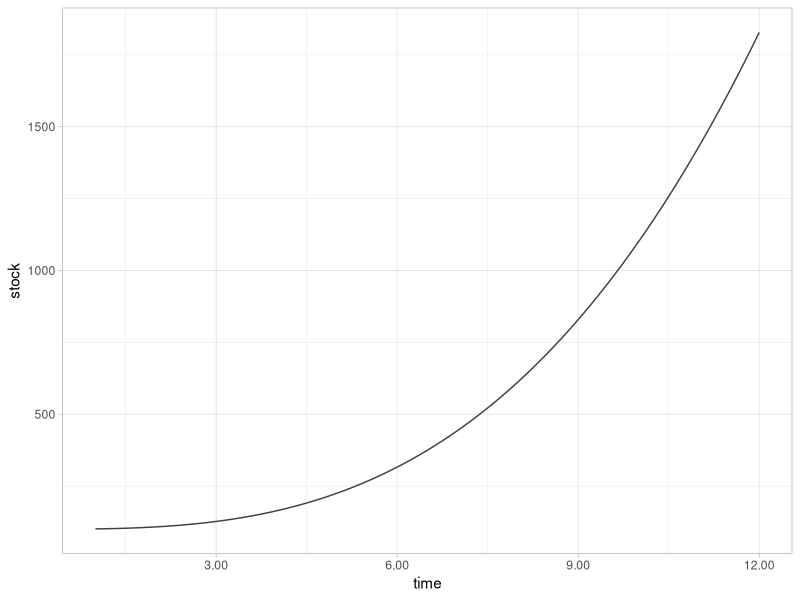

Reproduce this figure in R. (Note: this script raises an error after producing the figure.)
## ---- chunk 1
knitr::opts_chunk$set(echo = TRUE)
library(knitr)
library(deSolve)
library(tidyverse)
library(lubridate)
## ---- chunk 2

tibble(time = seq(1,12,0.1),
       stock = time^3 + 100) %>% 
  ggplot(aes(x = time, y = stock)) +
  geom_line(color = "grey25") +
  theme_light() +
  scale_x_continuous(breaks = c(3, 6, 9, 12), labels = function(x) str_glue("{x}.00"))

## ---- chunk 3
knitr::include_graphics(here::here("sd_model_examples", "images/first-order-deer-pop.jpg"))
## ---- chunk 4
knitr::include_graphics(here::here("sd_model_examples", "images/first-order-interest-rate.jpg"))
## ---- chunk 5
knitr::include_graphics(here::here("sd_model_examples", "images/first-order-knowledge.jpg"))
## ---- chunk 6
knitr::include_graphics(here::here("sd_model_examples", "images/first-order-positive-generic.jpg"))
## ---- chunk 7
# define sim time
start <- 0      
finish <- 50   
step <- 0.25   

sim_time <- seq(from = start,
               to = finish,
               by = step)

## ---- chunk 8

# stocks
stocks <- c(stock = 10)                   # unit
# parameters
params <- c(compounding_fraction = 0.05)  # (unit/unit)/time

## ---- chunk 9

# define a function with the appropriate parameters. Include an index for the 
# simulation. This will be helpful later when we want to compare the results of 
# different simulations with different parameters and initial values.
system_model <- function(time,
                         stocks,
                         params,
                         sim = 1){
  
  # concatenate model inputs and store as list
  model_inputs <- c(stocks, params) %>% 
    as.list()
  
  # create data environment so variable names can be accessed for ease of constructing the model
  with(model_inputs,{
    
    # define flow
    flow <- compounding_fraction * stock         # people/year
    
    # stock differential to integrate
    ds_dt <- flow
    
    # results... when we solve this ODE below,
    return(list(c(ds_dt),
                change_in_stock = flow,
                sim = sim))
    
  })
}

## ---- chunk 10

# specify values for the argements in the ode solver. We use Euler's method for integration,
# which is appropriate for simple exponential growth.
sim_data <- ode(times = sim_time, 
                y = stocks, 
                parms = params, 
                func = system_model,
                method = "euler") %>%
  # keep things tidy as a tibble
  as_tibble()

# check results
glimpse(sim_data)




## ---- chunk 11

# Pivot to long format and alter variable types
d <- sim_data %>%
  relocate(sim, .before = time) %>% 
  pivot_longer(-c(sim:time)) %>% 
  mutate(value = as.numeric(value),
         time = as.numeric(time),
         name = factor(name, levels = c("stock", "change_in_stock")))

d %>% 
  ggplot(aes(x = time, y = value)) +
  facet_wrap(~name, scales = "free") +
  geom_line(color = "grey25") +
  labs(title = "First-order positive feedback results")
         

## ---- chunk 12

# define sim time
start <- 2000   # year
finish <- 2020  # year
step <- 0.25

sim_time <- seq(from = start,
               to = finish,
               by = step) 

# stocks
stocks <- c(stock = 100)                   # deer
# parameters
params <- c(compounding_fraction = 0.1)   # (deer/deer)/year

# Solve.
sim_data <- ode(times = sim_time,
                y = stocks, 
                parms = params,
                func = system_model,
                method = "euler") %>%
  as_tibble()

# check results
glimpse(sim_data)

## ---- chunk 13

# pivot and clean
d <- sim_data %>% 
  relocate(sim, .before = time) %>% 
  pivot_longer(-c(sim:time)) %>%mutate(value = as.numeric(value),
         name = case_when(
           name == "stock"             ~ "Deer in population",
           name == "change_in_stock"   ~ "Population growth (deer/yr)"
         ),
         name = factor(name, levels = c("Deer in population", "Population growth (deer/yr)")),
         date = round_date(date_decimal(time), "month"))  %>% 
  select(-time)

print(d)

## ---- chunk 14

#Visualise
d %>% 
  ggplot(aes(x = date, y = value)) +
  facet_wrap(~name, scales = "free") +
  geom_line(color = "grey25") +
  labs(title = "Deer population dynamics over two decades",
       y = "",
       x = "")
